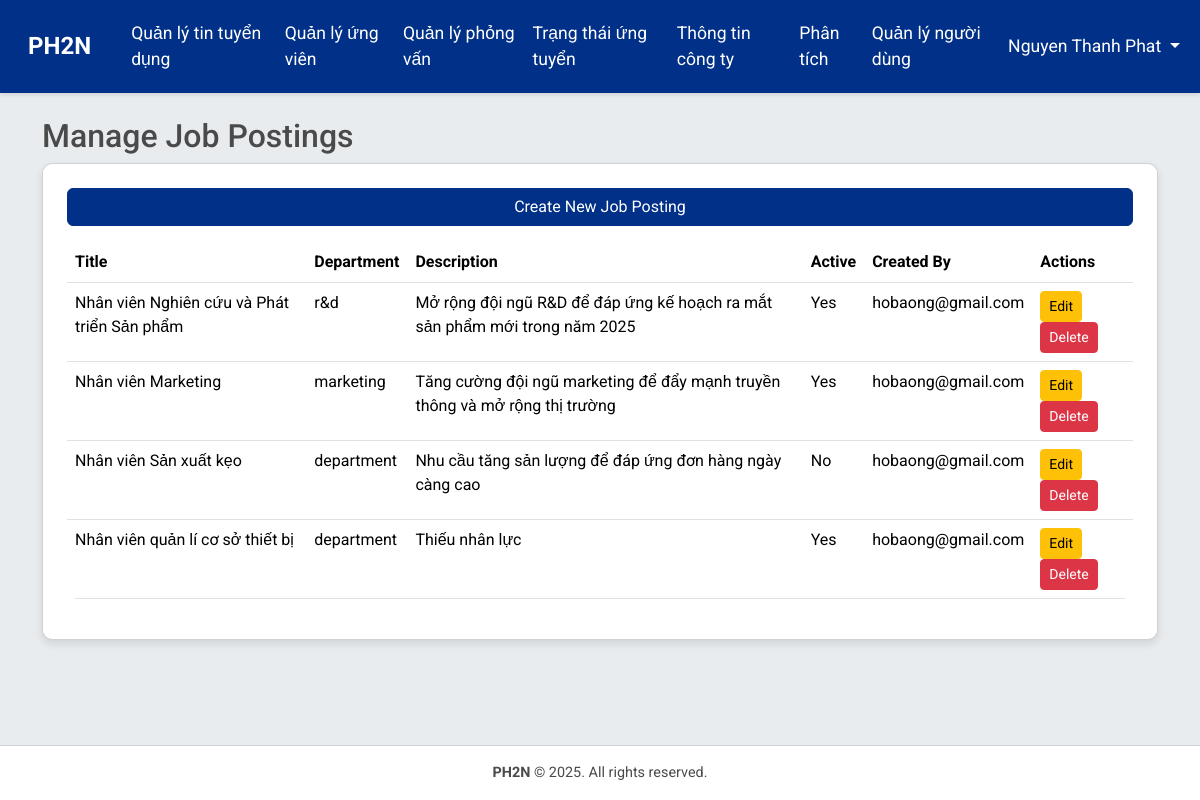
/hr/job-postings/ (signed in), run on an earlier commit of the app's database.
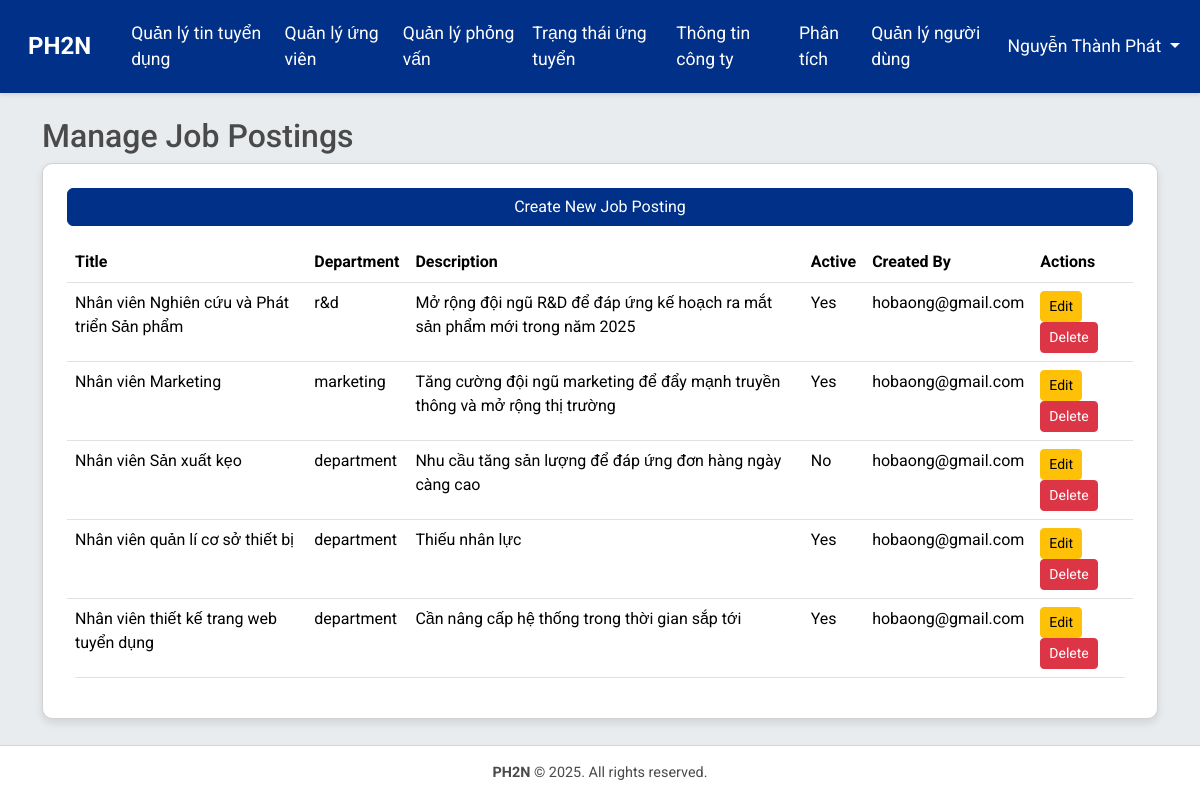
And on a later commit of the database.
### accounts/models.py (models this page shows, shortened)
class CustomUser(AbstractBaseUser, PermissionsMixin):
    ROLE_CHOICES = [
        ('hr', 'HR'),
        ('applicant', 'Applicant'),
        ('director', 'Director'),
        ('department', 'Department'),
    ]
    email = models.EmailField(unique=True)
    full_name = models.CharField(max_length=255)
    role = models.CharField(max_length=20, choices=ROLE_CHOICES, default='applicant')
    department = models.CharField(max_length=100, blank=True, help_text="Department or division within the company")
    department = models.CharField(max_length=100, choices=DEPARTMENTS, blank=True, default='', help_text="Phòng ban trong công ty")
    phone_number = models.CharField(max_length=15, blank=True)
    address = models.TextField(blank=True)
    is_active = models.BooleanField(default=True)
    is_staff = models.BooleanField(default=False)
    is_interviewer = models.BooleanField(default=False, help_text="Xác định người dùng có thể làm người phỏng vấn")  # Thêm trường này
    objects = CustomUserManager()
    USERNAME_FIELD = 'email'
    REQUIRED_FIELDS = ['full_name']

### jobs/models.py (models this page shows, shortened)
class JobPosting(models.Model):
    title = models.CharField(max_length=255)
    department = models.CharField(max_length=100)
    description = models.TextField()
    is_active = models.BooleanField(default=True)
    created_by = models.ForeignKey(CustomUser, on_delete=models.CASCADE)
    created_at = models.DateTimeField(auto_now_add=True)

### hr/views.py (the view)
# urls.py: path('job-postings/', views.manage_job_postings, name='manage_job_postings'),
@login_required
def manage_job_postings(request):
    if request.user.role != 'hr':
        messages.error(request, 'Only HR can manage job postings.')
        return redirect('jobs:job_list')
    job_postings = JobPosting.objects.all()
    return render(request, 'hr/manage_job_postings.html', {'job_postings': job_postings})

### templates/hr/manage_job_postings.html (shortened to what this page needs)
{% extends 'base.html' %}
{% load django_bootstrap5 %}
{% block content %}
<h2>Manage Job Postings</h2>
<div class="card p-4">
    <a href="{% url 'hr:create_job_posting' %}" class="btn btn-primary mb-3">Create New Job Posting</a>
    {% if job_postings %}
    <table class="table">
        <thead>
            <tr>
                <th>Title</th>
                <th>Department</th>
                <th>Description</th>
                <th>Active</th>
                <th>Created By</th>
                <th>Actions</th>
            </tr>
        </thead>
        <tbody>
            {% for job in job_postings %}
            <tr>
                <td>{{ job.title }}</td>
                <td>{{ job.department }}</td>
                <td>{{ job.description|truncatewords:30 }}</td>
                <td>{{ job.is_active|yesno:"Yes,No" }}</td>
                <td>{{ job.created_by.email }}</td>
                <td>
                    <a href="{% url 'hr:edit_job_posting' job.id %}" class="btn btn-warning btn-sm">Edit</a>
                    <form method="post" action="{% url 'hr:delete_job_posting' job.id %}" style="display:inline;">
                        <button type="submit" class="btn btn-danger btn-sm" onclick="return confirm('Are you sure you want to delete this job posting?');">Delete</button>
                    </form>
                </td>
            </tr>
            {% endfor %}
        </tbody>
    </table>
    {% else %}
    <p>No job postings available.</p>
    {% endif %}
</div>
{% endblock %}

### templates/base.html (shortened to what this page needs)
{% load django_bootstrap5 %}
{% load static %}
<!DOCTYPE html>
<html lang="vi">
<head>
    {% bootstrap_css %}
    <link rel="stylesheet" href="{% static 'css/style.css' %}">
</head>
<body>
    <nav class="navbar navbar-expand-lg navbar-dark">
        <div class="container-fluid">
            <a class="navbar-brand" href="{% url 'jobs:job_list' %}">PH2N</a>
            <div class="collapse navbar-collapse" id="navbarNav">
                <ul class="navbar-nav me-auto">
                    {% if user.is_authenticated %}
                        {% if user.role == 'hr' %}
                            <li class="nav-item">
                                <a class="nav-link" href="{% url 'hr:manage_job_postings' %}">Quản lý tin tuyển dụng</a>
                            </li>
                            <li class="nav-item">
                                <a class="nav-link" href="{% url 'hr:manage_applications' %}">Quản lý ứng viên</a>
                            </li>
                            <li class="nav-item">
                                <a class="nav-link" href="{% url 'hr:manage_interviews' %}">Quản lý phỏng vấn</a>
                            </li>
                            <li class="nav-item">
                                <a class="nav-link" href="{% url 'hr:application_status' %}">Trạng thái ứng tuyển</a>
                            </li>
                            <li class="nav-item">
                                <a class="nav-link" href="{% url 'hr:manage_company_info' %}">Thông tin công ty</a>
                            </li>
                            <li class="nav-item">
                                <a class="nav-link" href="{% url 'hr:recruitment_analytics' %}">Phân tích</a>
                            </li>
                            <li class="nav-item">
                                <a class="nav-link" href="{% url 'accounts:user_management' %}">Quản lý người dùng</a>
                            </li>
                        {% endif %}
                    {% endif %}
                </ul>
                <ul class="navbar-nav">
                    {% if user.is_authenticated %}
                        <li class="nav-item dropdown">
                        <a class="nav-link dropdown-toggle" href="#" id="userDropdown" role="button"
                            data-bs-toggle="dropdown" aria-expanded="false">
                            {{ user.full_name }}
                        </a>
                        </li>
                    {% endif %}
                </ul>
            </div>
        </div>
    </nav>
    <div class="content-wrapper">
        <div class="container mt-4">
            {% block content %}
            {% endblock %}
        </div>
    </div>
    <footer class="footer">
        <div class="container">
            <p><strong>PH2N</strong> © 2025. All rights reserved.</p>
        </div>
    </footer>
</body>
</html>

What changed in the data, as far as the page shows it:
changed CustomUser: full_name "Nguyen Thanh Phat" → "Nguyễn Thành Phát"
added JobPosting: title "Nhân viên thiết kế trang web tuyển dụng", department "department", description "Cần nâng cấp hệ thống trong thời gian sắp tới", is_active "Yes", created_by.email "hobaong@gmail.com"
